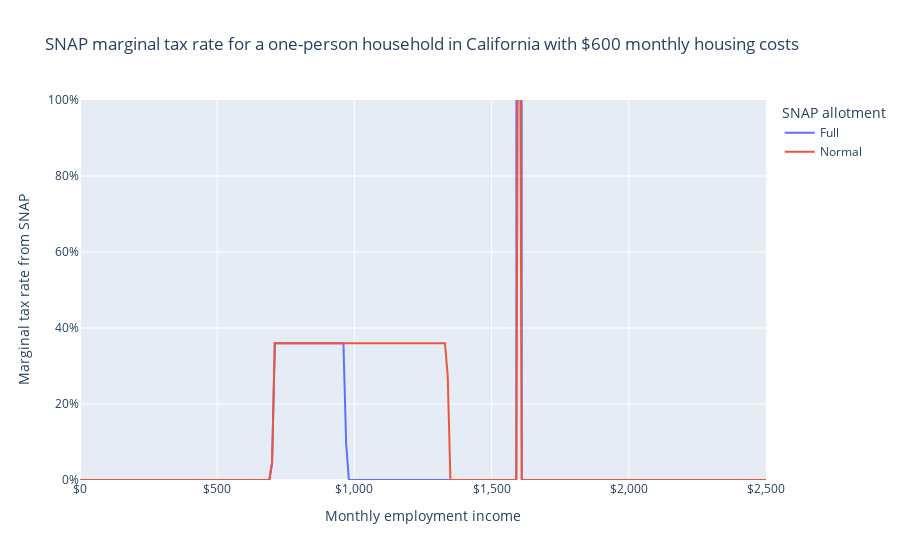

Notebook code for this chart:
### Markdown cell above
We can also view their marginal tax rate from the program, revealing that SNAP phases out at 36 cents on the dollar through the phase-out region.
The emergency allotment shrinks this region.
The person also experiences a cliff (infinite marginal tax rate) when they hit 200% of the poverty line.

### Code cell
fig = px.line(
    emp_df,
    "employment_income",
    "mtr",
    color="allotment",
    labels=LABELS,
    title="SNAP marginal tax rate for a one-person household in California with $600 monthly housing costs",
)
fig.update_layout(
    xaxis_tickformat="$,", yaxis_tickformat=".0%", yaxis_range=[0, 1]
)
fig.show()

### Figure 1 — Plotly figure (JSON) as saved in the notebook; plotly's stock layout.template omitted (floating-point values rounded to 4 significant figures; data arrays with more than 128 entries replaced by an {"elided": "..."} marker saying what was removed)
{"data": [{"hovertemplate": "SNAP allotment=Full<br>Monthly employment income=%{x}<br>Marginal tax rate from SNAP=%{y}<extra></extra>", "legendgroup": "Full", "line": {"color": "#636efa", "dash": "solid"}, "marker": {"symbol": "circle"}, "mode": "lines", "name": "Full", "orientation": "v", "showlegend": true, "type": "scatter", "x": {"elided": "251 int values"}, "xaxis": "x", "y": {"elided": "251 float values"}, "yaxis": "y"}, {"hovertemplate": "SNAP allotment=Normal<br>Monthly employment income=%{x}<br>Marginal tax rate from SNAP=%{y}<extra></extra>", "legendgroup": "Normal", "line": {"color": "#EF553B", "dash": "solid"}, "marker": {"symbol": "circle"}, "mode": "lines", "name": "Normal", "orientation": "v", "showlegend": true, "type": "scatter", "x": {"elided": "251 int values"}, "xaxis": "x", "y": {"elided": "251 float values"}, "yaxis": "y"}], "layout": {"legend": {"title": {"text": "SNAP allotment"}, "tracegroupgap": 0}, "title": {"text": "SNAP marginal tax rate for a one-person household in California with $600 monthly housing costs"}, "xaxis": {"anchor": "y", "domain": [0, 1], "tickformat": "$,", "title": {"text": "Monthly employment income"}}, "yaxis": {"anchor": "x", "domain": [0, 1], "range": [0, 1], "tickformat": ".0%", "title": {"text": "Marginal tax rate from SNAP"}}}}
